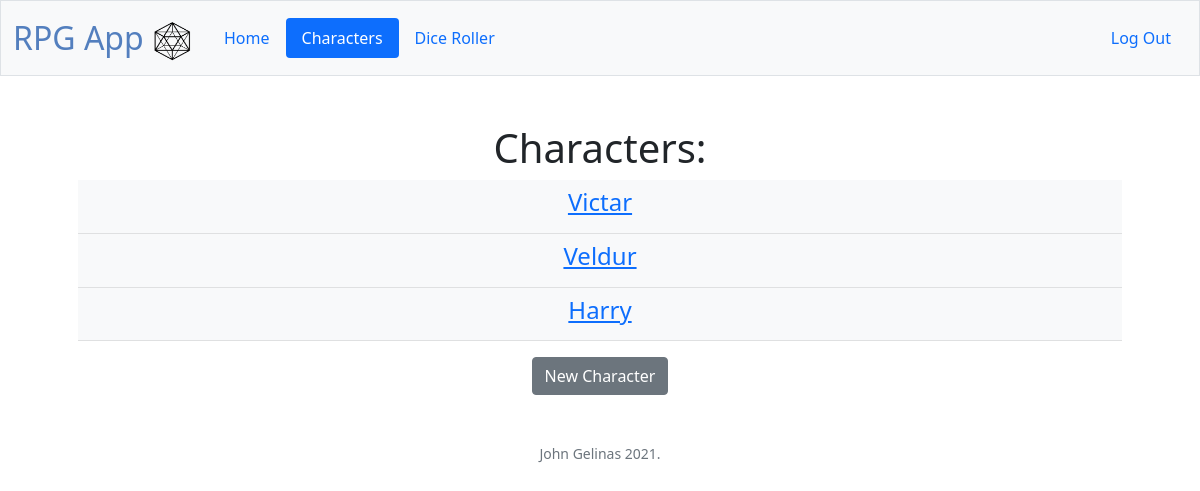
Page /characters (signed in) on the committed database.
### tables this page shows
CREATE TABLE characters (characterid INTEGER PRIMARY KEY NOT NULL, playerid INTEGER REFERENCES users, Name VARCHAR(255), Class VARCHAR(255), Str INT, Dex INT, Con INT, Int INT, Wis INT, Cha INT, Level INT, Backstory VARCHAR(255));

### PF2eApp.py (the view)
@app.route('/characters')
@login_required
def characters():
    if request.method == "GET":
        user = session["user_id"]
        user = scrub(user)
        query = "SELECT id FROM users WHERE username = '{}'".format(user)
        playerid = sqlselect(query)[0][0]
        con = sqlite3.connect('pathfinder.db')
        cur = con.cursor()
        cur.execute("SELECT Name FROM characters WHERE playerid = {}".format(playerid))
        chardata = cur.fetchall()
        cur.close()
        con.close()
        app.logger.info(chardata)
        return render_template('characters.html', chardata=chardata)

### PF2eApp.py (called while the page is built)
@app.after_request
def after_request(response):
    response.headers["Cache-Control"] = "no-cache, no-store, must-revalidate"
    response.headers["Expires"] = 0
    response.headers["Pragma"] = "no-cache"
    return response

### helpers.py (called while the page is built)
def login_required(f):
    @wraps(f)
    def decorated_function(*args, **kwargs):
        if session.get("user_id") is None:
            return redirect("/login")
        return f(*args, **kwargs)
    return decorated_function

def scrub(table_name):
    return ''.join( chr for chr in table_name if chr.isalnum() or chr == " " or chr == "." )

def sqlselect(query):
    con = sqlite3.connect('pathfinder.db')
    cur = con.cursor()
    cur.execute(query)
    rowcount = cur.rowcount
    if rowcount == 0:
        data = []
    else:
        data = cur.fetchall()
    cur.close()
    con.close()
    return data

### templates/characters.html (shortened to what this page needs)
{% extends "layout.html" %}
{% block main %}
    <h1>Characters:</h1>
    <table class = "table table-light">
    {% for name in chardata %}
        <tr>
            <td><h4><a href = "/character/{{ name[0] }}">{{name[0]}}</a></h4></td>
        </tr>
    {% endfor %}
    </table>
    <button class="btn btn-secondary"><a href="/newcharacter" style="text-decoration: none; color: white">New Character</a></button>
{% endblock %}

### rows in the picture
characters: Name "Victar"
characters: Name "Veldur"
characters: Name "Harry"
